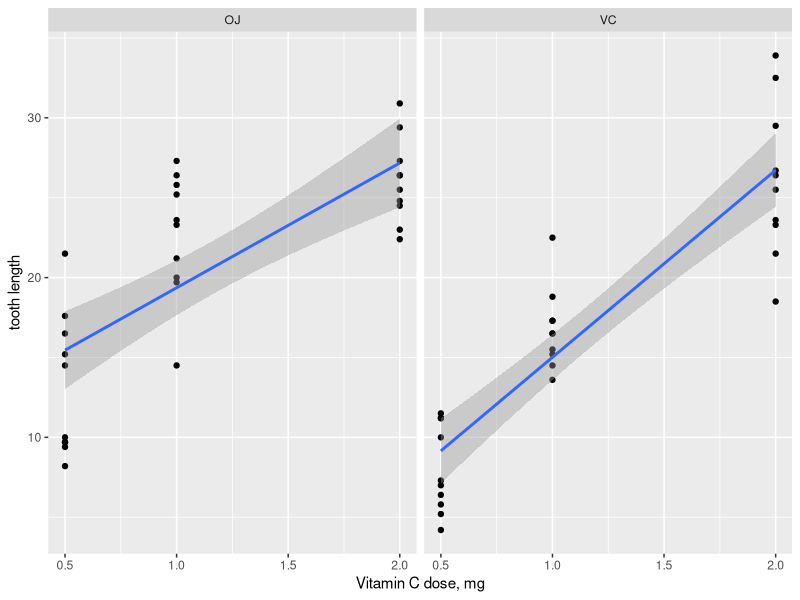
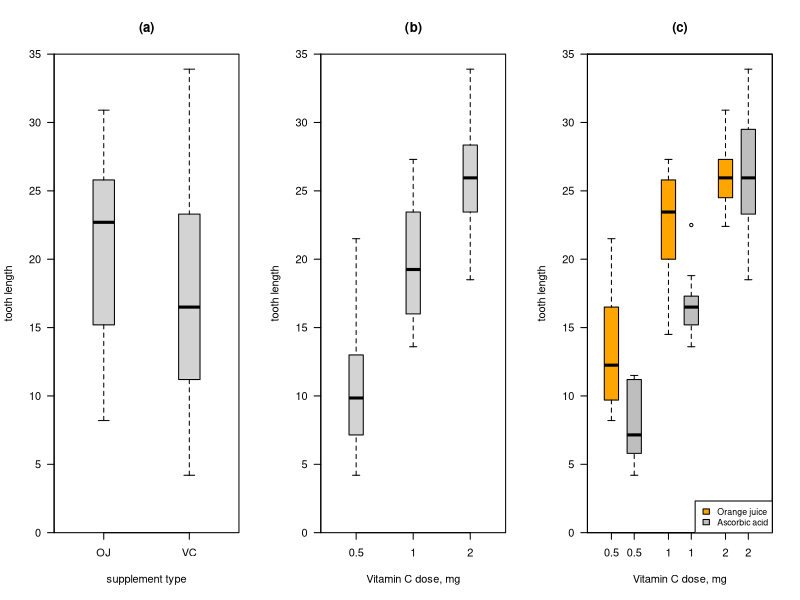

Generate these figures, in order, with R:
## ---- chunk 1
data(ToothGrowth)
## ---- chunk 2
data(ToothGrowth)
tg.summary <- aggregate(len ~ dose + supp, ToothGrowth, mean)
supp.summary <- aggregate(len ~ supp, ToothGrowth, mean)
## ---- chunk 3
data(ToothGrowth)
tg.summary <- aggregate(len ~ dose + supp, ToothGrowth, mean)
tg.summary
supp.summary <- aggregate(len ~ supp, ToothGrowth, mean)
supp.summary
## ---- chunk 4
library(ggplot2)
qplot(dose, len, data=ToothGrowth, facets = . ~ supp, geom=c("point", "smooth"), method="lm", xlab="Vitamin C dose, mg", ylab="tooth length")
## ---- chunk 5
par(mfcol=c(1,3))
boxplot(len ~ supp, data = ToothGrowth,
boxwex = 0.25,
main = "(a)",
xlab = "supplement type",
ylab = "tooth length",
ylim = c(0, 35), yaxs = "i", las=1)

boxplot(len ~ dose, data = ToothGrowth,
boxwex = 0.25,
main = "(b)",
xlab = "Vitamin C dose, mg",
ylab = "tooth length",
xlim = c(0.5, 3.5), ylim = c(0, 35), yaxs = "i", las=1)

boxplot(len ~ dose, data = ToothGrowth,
boxwex = 0.25, at = 1:3 - 0.2,
subset = supp == "OJ", col = "orange",
main = "(c)",
xlab = "Vitamin C dose, mg",
ylab = "tooth length",
xlim = c(0.5, 3.5), ylim = c(0, 35), yaxs = "i", las=1)

boxplot(len ~ dose, data = ToothGrowth, add = TRUE,
boxwex = 0.25, at = 1:3 + 0.2,
subset = supp == "VC", col = "grey", las=1, yaxt="n")
legend("bottomright", c("Orange juice", "Ascorbic acid"),
fill = c("orange", "grey"), cex=0.8)
## ---- chunk 6
t.test(ToothGrowth$len[ToothGrowth$dose==1.0],
       ToothGrowth$len[ToothGrowth$dose==0.5])
t.test(ToothGrowth$len[ToothGrowth$dose==2.0],
       ToothGrowth$len[ToothGrowth$dose==1.0])

## ---- chunk 7
t.test(ToothGrowth$len[ToothGrowth$supp=="OJ"],
       ToothGrowth$len[ToothGrowth$supp=="VC"])
## ---- chunk 8
t.test(ToothGrowth$len[ToothGrowth$supp=="OJ" & ToothGrowth$dose==0.5],
       ToothGrowth$len[ToothGrowth$supp=="VC" & ToothGrowth$dose==0.5])
t.test(ToothGrowth$len[ToothGrowth$supp=="OJ" & ToothGrowth$dose==1.0],
       ToothGrowth$len[ToothGrowth$supp=="VC" & ToothGrowth$dose==1.0])
t.test(ToothGrowth$len[ToothGrowth$supp=="OJ" & ToothGrowth$dose==2.0],
       ToothGrowth$len[ToothGrowth$supp=="VC" & ToothGrowth$dose==2.0])
